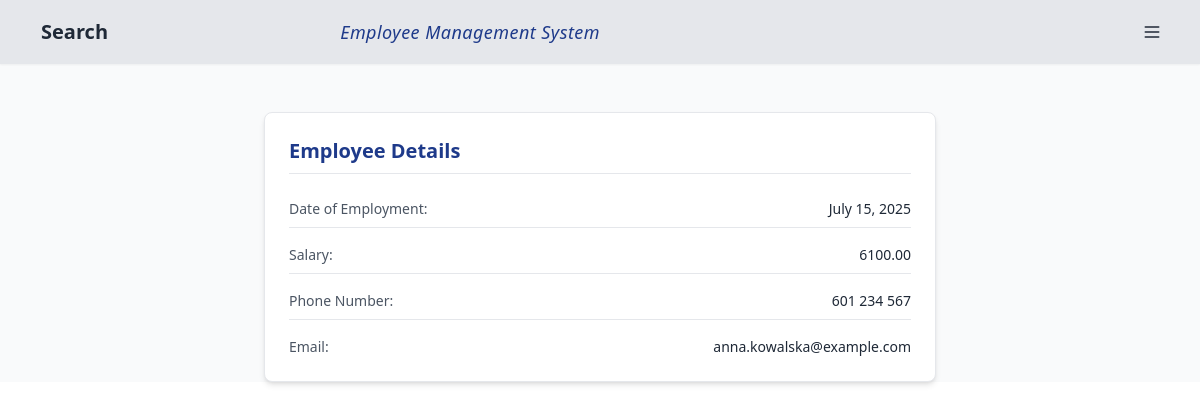
The app's page /90010112345/, older data.
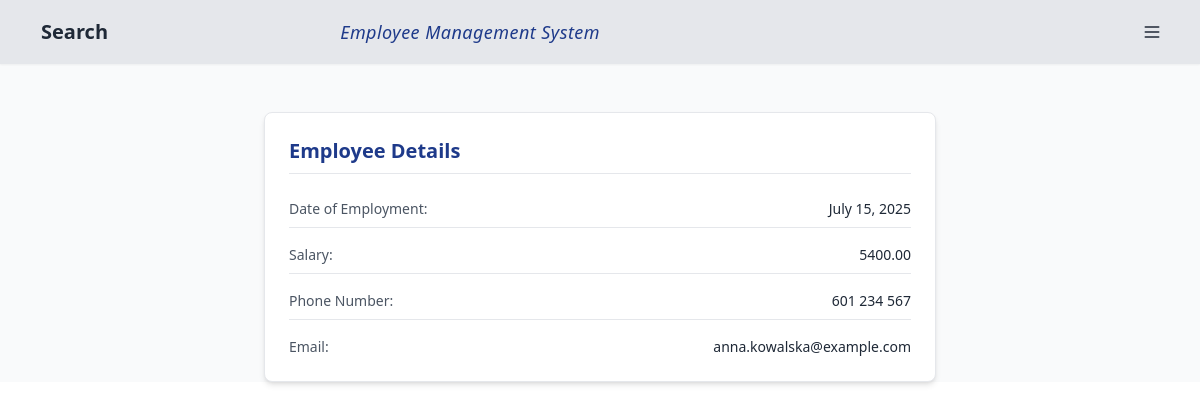
The same page, newer data.
### employee_management_system/models.py (models this page shows, shortened)
class Employee(models.Model):
    name = models.CharField(max_length=100)
    surname = models.CharField(max_length=100)
    pesel = models.CharField(max_length=11, unique=True)
    residential_address = models.CharField(max_length=255)
    date_of_employment = models.DateField()
    salary = models.DecimalField(max_digits=10, decimal_places=2)
    phone_number = models.CharField(max_length=20, blank=True, null=True)
    email = models.EmailField(blank=True)

### employee_management_system/views.py (the view)
# urls.py: path('<str:pesel>/', views.employee_detail, name='employee_detail_url'),
def employee_detail(request, pesel):
    employee = get_object_or_404(Employee, pesel=pesel)
    return render(request, 'employee_management_system/employee_details.html', {'employee': employee})

### employee_management_system/templates/employee_management_system/employee_details.html (shortened to what this page needs)
{% extends 'index.html' %}
{% block content %}
<div class="max-w-2xl mx-auto mt-8">
  <div class="card bg-white shadow-md border border-gray-200 rounded-lg">
    <div class="card-body p-6">
      <h2 class="text-xl font-semibold text-blue-900 border-b pb-2 mb-4">Employee Details</h2>
      <div class="space-y-4 text-gray-800">
        <div class="flex justify-between border-b pb-2">
          <span class="font-medium text-gray-600">Date of Employment:</span>
          <span>{{ employee.date_of_employment }}</span>
        </div>
        <div class="flex justify-between border-b pb-2">
          <span class="font-medium text-gray-600">Salary:</span>
          <span>{{ employee.salary }}</span>
        </div>
        <div class="flex justify-between border-b pb-2">
          <span class="font-medium text-gray-600">Phone Number:</span>
          <span>{{ employee.phone_number }}</span>
        </div>
        <div class="flex justify-between">
          <span class="font-medium text-gray-600">Email:</span>
          <span>{{ employee.email }}</span>
        </div>
      </div>
    </div>
  </div>
</div>
{% endblock %}

Row changes from the older to the newer data that the page shows:
changed Employee "anna.kowalska@example.com": salary "6100.00" → "5400.00"
